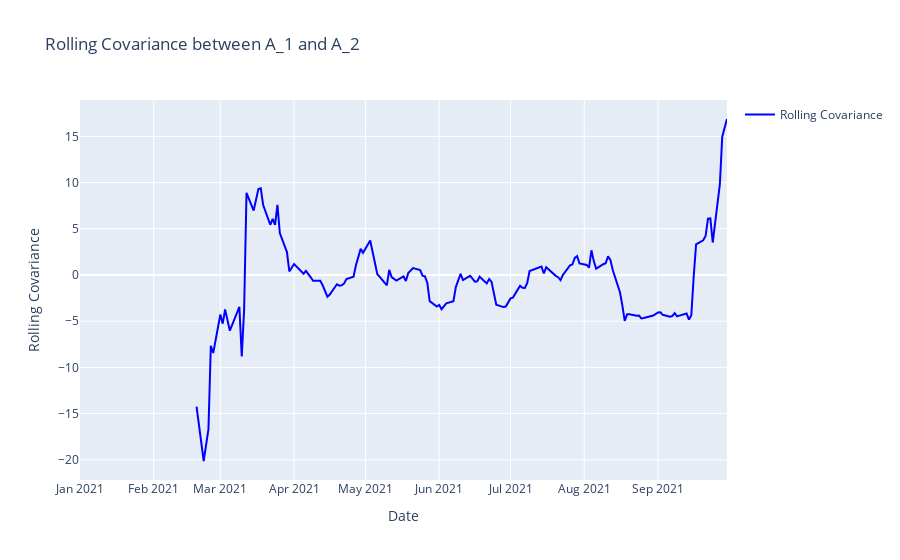
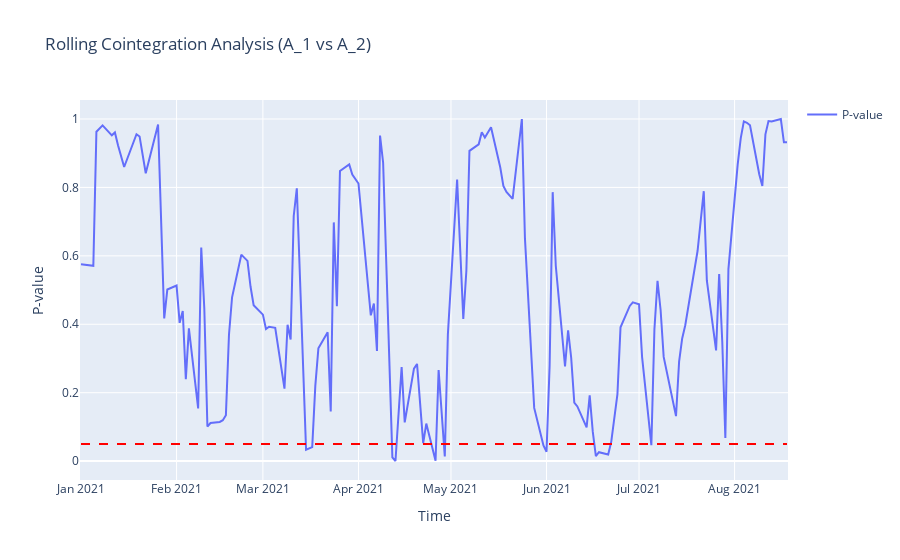
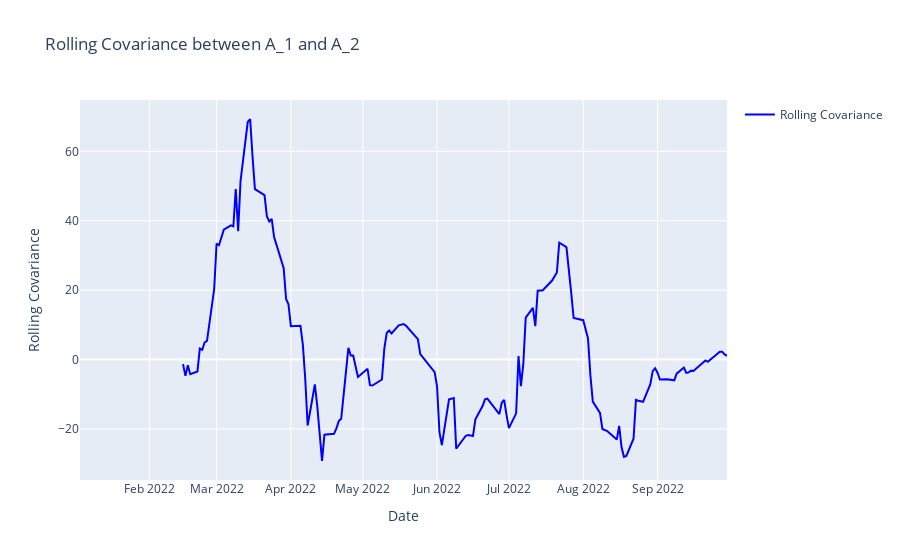
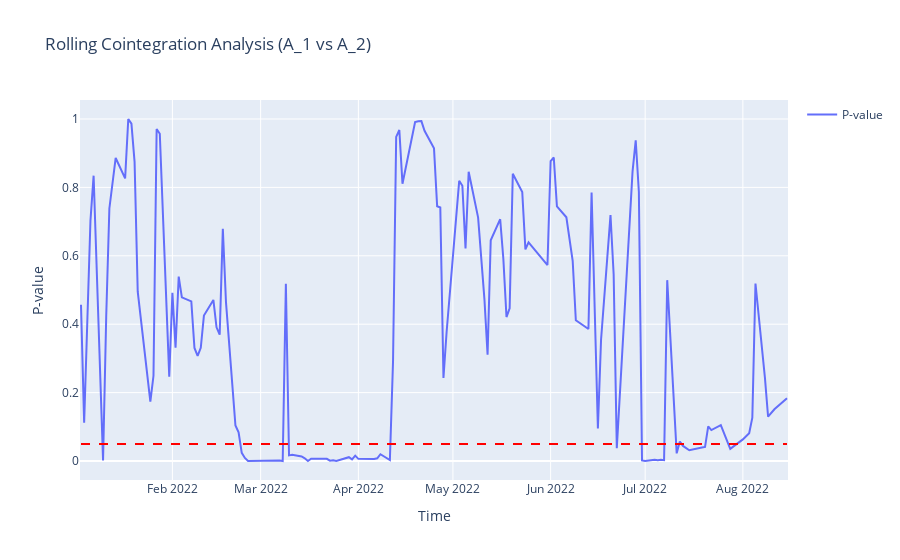

These figures' notebook cell, in order:
### Code cell
part_a(df,['A_1', 'A_2'])

### Figure 1 — Plotly figure (JSON) as saved in the notebook; plotly's stock layout.template omitted (floating-point values rounded to 4 significant figures; data arrays with more than 128 entries replaced by an {"elided": "..."} marker saying what was removed)
{"data": [{"line": {"color": "blue"}, "mode": "lines", "name": "Rolling Covariance", "type": "scatter", "x": {"elided": "174 str values"}, "y": {"elided": "174 float values"}}], "layout": {"showlegend": true, "title": {"text": "Rolling Covariance between A_1 and A_2"}, "xaxis": {"title": {"text": "Date"}}, "yaxis": {"title": {"text": "Rolling Covariance"}}}}

### Figure 2 — Plotly figure (JSON) as saved in the notebook; plotly's stock layout.template omitted (floating-point values rounded to 4 significant figures; data arrays with more than 128 entries replaced by an {"elided": "..."} marker saying what was removed)
{"data": [{"mode": "lines", "name": "P-value", "type": "scatter", "x": {"elided": "145 str values"}, "y": {"elided": "145 float values"}}], "layout": {"grid": {"columns": 1, "pattern": "independent", "rows": 1, "xaxes": ["x"], "xgap": 0.2, "yaxes": ["y"], "ygap": 0.3}, "shapes": [{"line": {"color": "red", "dash": "dash"}, "name": "Significance Threshold (0.05)", "type": "line", "x0": "2021-01-01T00:00:00", "x1": "2021-08-18T00:00:00", "y0": 0.05, "y1": 0.05}], "showlegend": true, "title": {"text": "Rolling Cointegration Analysis (A_1 vs A_2)"}, "xaxis": {"title": {"text": "Time"}}, "yaxis": {"title": {"text": "P-value"}}}}

### Figure 3 — Plotly figure (JSON) as saved in the notebook; plotly's stock layout.template omitted (floating-point values rounded to 4 significant figures; data arrays with more than 128 entries replaced by an {"elided": "..."} marker saying what was removed)
{"data": [{"line": {"color": "blue"}, "mode": "lines", "name": "Rolling Covariance", "type": "scatter", "x": {"elided": "168 str values"}, "y": {"elided": "168 float values"}}], "layout": {"showlegend": true, "title": {"text": "Rolling Covariance between A_1 and A_2"}, "xaxis": {"title": {"text": "Date"}}, "yaxis": {"title": {"text": "Rolling Covariance"}}}}

### Figure 4 — Plotly figure (JSON) as saved in the notebook; plotly's stock layout.template omitted (floating-point values rounded to 4 significant figures; data arrays with more than 128 entries replaced by an {"elided": "..."} marker saying what was removed)
{"data": [{"mode": "lines", "name": "P-value", "type": "scatter", "x": {"elided": "139 str values"}, "y": {"elided": "139 float values"}}], "layout": {"grid": {"columns": 1, "pattern": "independent", "rows": 1, "xaxes": ["x"], "xgap": 0.2, "yaxes": ["y"], "ygap": 0.3}, "shapes": [{"line": {"color": "red", "dash": "dash"}, "name": "Significance Threshold (0.05)", "type": "line", "x0": "2022-01-03T00:00:00", "x1": "2022-08-15T00:00:00", "y0": 0.05, "y1": 0.05}], "showlegend": true, "title": {"text": "Rolling Cointegration Analysis (A_1 vs A_2)"}, "xaxis": {"title": {"text": "Time"}}, "yaxis": {"title": {"text": "P-value"}}}}
